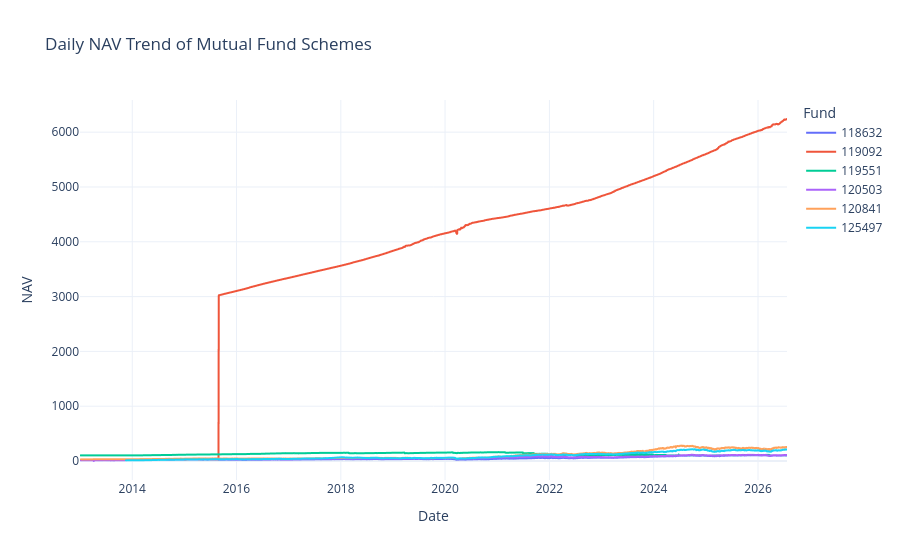

The code cell stored with this chart in its notebook:
### Code cell
import pandas as pd
import plotly.express as px
import os

folder = "../Data/Raw"

all_nav = []

for file in os.listdir(folder):
    if file.endswith("_nav.csv"):
        df = pd.read_csv(os.path.join(folder, file))
        df["date"] = pd.to_datetime(df["date"], dayfirst=True)
        df["Fund"] = file.replace("_nav.csv", "")
        all_nav.append(df[["date", "nav", "Fund"]])

nav_df = pd.concat(all_nav, ignore_index=True)

nav_df = nav_df.sort_values(["Fund", "date"])

fig = px.line(
    nav_df,
    x="date",
    y="nav",
    color="Fund",
    title="Daily NAV Trend of Mutual Fund Schemes",
    labels={
        "date": "Date",
        "nav": "NAV",
        "Fund": "Fund"
    }
)

fig.update_layout(
    template="plotly_white",
    hovermode="x unified"
)

fig.show()

### Figure 1 — Plotly figure (JSON) as saved in the notebook; plotly's stock layout.template omitted (floating-point values rounded to 4 significant figures; data arrays with more than 128 entries replaced by an {"elided": "..."} marker saying what was removed)
{"data": [{"hovertemplate": "Fund=118632<br>Date=%{x}<br>NAV=%{y}<extra></extra>", "legendgroup": "118632", "line": {"color": "#636efa", "dash": "solid"}, "marker": {"symbol": "circle"}, "mode": "lines", "name": "118632", "showlegend": true, "type": "scattergl", "x": {"elided": "3335 str values"}, "xaxis": "x", "y": {"elided": "3335 float values"}, "yaxis": "y"}, {"hovertemplate": "Fund=119092<br>Date=%{x}<br>NAV=%{y}<extra></extra>", "legendgroup": "119092", "line": {"color": "#EF553B", "dash": "solid"}, "marker": {"symbol": "circle"}, "mode": "lines", "name": "119092", "showlegend": true, "type": "scattergl", "x": {"elided": "3602 str values"}, "xaxis": "x", "y": {"elided": "3602 float values"}, "yaxis": "y"}, {"hovertemplate": "Fund=119551<br>Date=%{x}<br>NAV=%{y}<extra></extra>", "legendgroup": "119551", "line": {"color": "#00cc96", "dash": "solid"}, "marker": {"symbol": "circle"}, "mode": "lines", "name": "119551", "showlegend": true, "type": "scattergl", "x": {"elided": "3273 str values"}, "xaxis": "x", "y": {"elided": "3273 float values"}, "yaxis": "y"}, {"hovertemplate": "Fund=120503<br>Date=%{x}<br>NAV=%{y}<extra></extra>", "legendgroup": "120503", "line": {"color": "#ab63fa", "dash": "solid"}, "marker": {"symbol": "circle"}, "mode": "lines", "name": "120503", "showlegend": true, "type": "scattergl", "x": {"elided": "3344 str values"}, "xaxis": "x", "y": {"elided": "3344 float values"}, "yaxis": "y"}, {"hovertemplate": "Fund=120841<br>Date=%{x}<br>NAV=%{y}<extra></extra>", "legendgroup": "120841", "line": {"color": "#FFA15A", "dash": "solid"}, "marker": {"symbol": "circle"}, "mode": "lines", "name": "120841", "showlegend": true, "type": "scattergl", "x": {"elided": "3338 str values"}, "xaxis": "x", "y": {"elided": "3338 float values"}, "yaxis": "y"}, {"hovertemplate": "Fund=125497<br>Date=%{x}<br>NAV=%{y}<extra></extra>", "legendgroup": "125497", "line": {"color": "#19d3f3", "dash": "solid"}, "marker": {"symbol": "circle"}, "mode": "lines", "name": "125497", "showlegend": true, "type": "scattergl", "x": {"elided": "3128 str values"}, "xaxis": "x", "y": {"elided": "3128 float values"}, "yaxis": "y"}], "layout": {"hovermode": "x unified", "legend": {"title": {"text": "Fund"}, "tracegroupgap": 0}, "title": {"text": "Daily NAV Trend of Mutual Fund Schemes"}, "xaxis": {"anchor": "y", "domain": [0, 1], "title": {"text": "Date"}}, "yaxis": {"anchor": "x", "domain": [0, 1], "title": {"text": "NAV"}}}}
